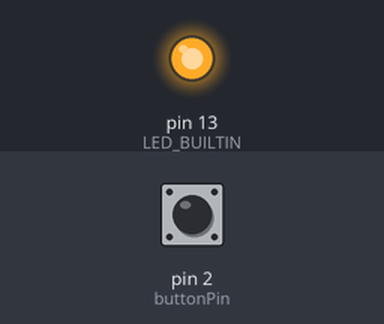
A sketch run on a simulated Arduino Uno, built with avr-gcc and run on an emulated ATmega328P. On the bench: output pins drawn as LEDs (lit = HIGH). The inputs (shaded band) are chosen by the test bench; at power-on: pin 2 (buttonPin) LOW.

Above: at 1.2 s.
1.3 s: pin 2 (buttonPin) pulled HIGH for 0.15 s
At 1.37 s:
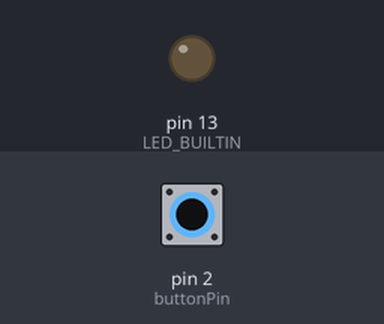
2.9 s: pin 2 (buttonPin) pulled HIGH for 3.2 s
At 6.8 s:
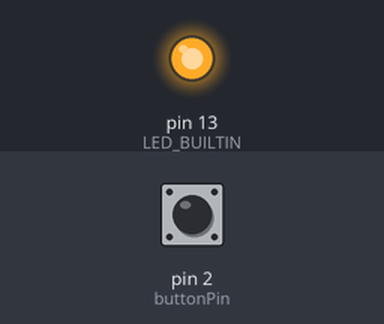
Timing chart, 0 to 8.3 s (numbered marks = the images above; inputs shaded):
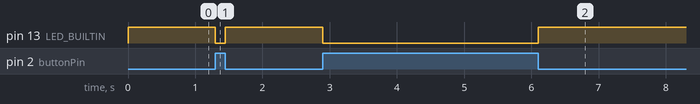

Measured:
- after the input at 1.3 s, pin 13 (LED_BUILTIN): HIGH → LOW at once, → HIGH 0.15 s later
- after the input at 2.9 s, pin 13 (LED_BUILTIN): HIGH → LOW at once, → HIGH 3.2 s later

The sketch:

exp1.ino
```cpp
const int buttonPin=2;
int buttonState=0;
void setup() {
  // put your setup code here, to run once:
pinMode(buttonPin,INPUT);
pinMode(LED_BUILTIN,OUTPUT);
}

void loop() {
  // put your main code here, to run repeatedly:
buttonState=digitalRead(buttonPin);
if(buttonState==HIGH)
{
  digitalWrite(LED_BUILTIN,LOW);
  }
  else
  {
    digitalWrite(LED_BUILTIN,HIGH);
  }
}
```
